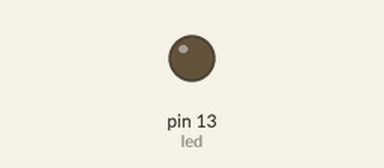
A sketch run on a simulated Arduino Uno, built with avr-gcc and run on an emulated ATmega328P. On the bench: output pins drawn as LEDs (lit = HIGH).

Above: at 0.5 s.
At 5.4 s:
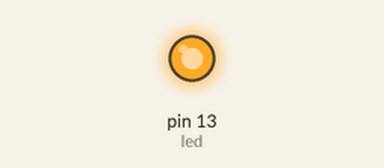
Timing chart, 0 to 12.2 s (numbered marks = the images above):
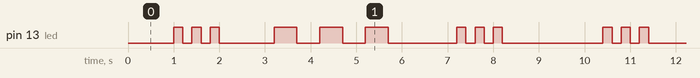

The sketch:

sketch_20140308_SOSMorseCode.ino
```cpp
/*
  SOS with Morse Code

  hadrihl hadrihilmi@gmail.com
  pdccteam
  */

// assign pin 13
int led = 13;

void setup() {
  // initialize the digital pin as an output.
  pinMode(led, OUTPUT);
}

void loop() {
  digitalWrite(led, LOW);     // by default turn the light off at the beginning
  pause_signal();
  dit(); dit(); dit();        // S
  pause_signal();
  dah(); dah(); dah();        // O
  pause_signal();
  dit(); dit(); dit();        // S
  pause_signal();
}

// pause for 1 second.
void pause_signal() {
  delay(1000);
}

// short signal, dots/dits
void dit() {
  digitalWrite(led, HIGH);
  delay(200);
  digitalWrite(led, LOW);
  delay(200);
}

// long signal, dashes/dahs
void dah() {
  digitalWrite(led, HIGH);
  delay(500);
  digitalWrite(led, LOW);
  delay(500);
}
```

Measured:
- by itself, pin 13 (led): repeats every 9.4 s: 2 × (LOW 0.20 s, HIGH 0.20 s), LOW 1.2 s, 2 × (HIGH 0.50 s, LOW 0.50 s), HIGH 0.50 s, LOW 1.5 s, 2 × (HIGH 0.20 s, LOW 0.20 s), HIGH 0.20 s, LOW 2.2 s, HIGH 0.20 s
- by itself, everything shown: repeats every 9.4 s, in 18 steps
